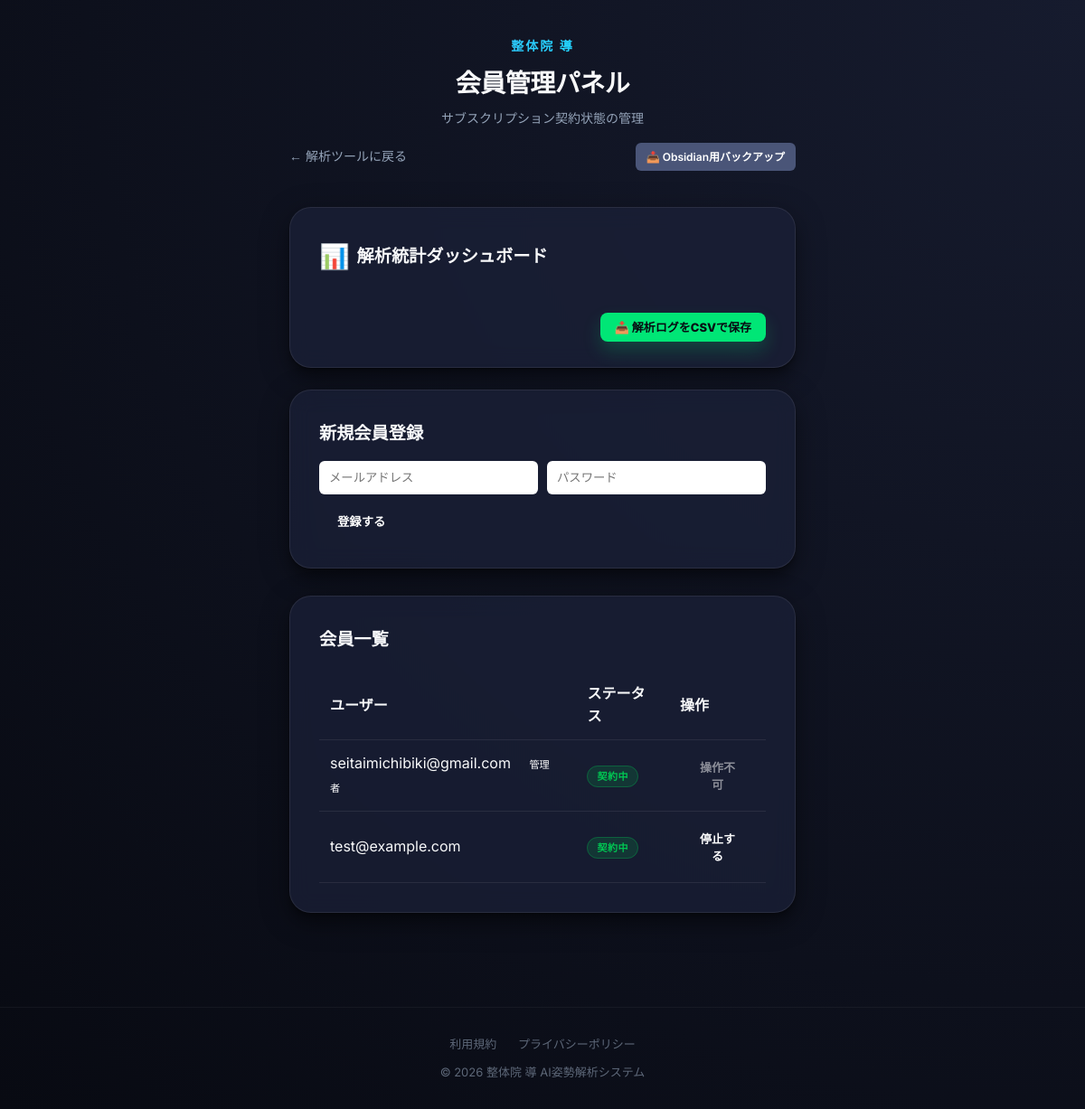
The app's page /admin (signed in), older data.
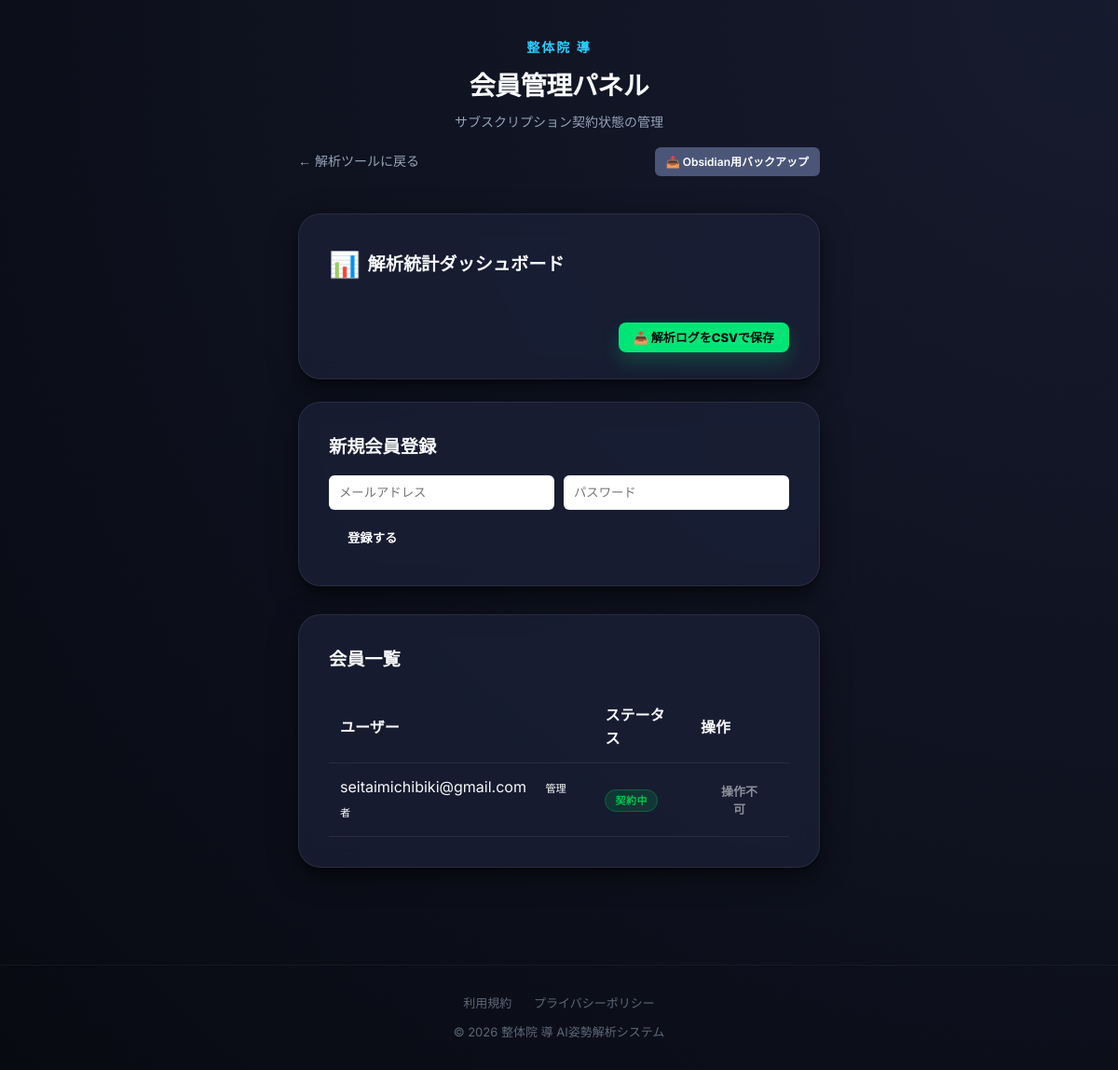
The same page, newer data.
### app.py (models this page shows)
class User(UserMixin, db.Model):
    id = db.Column(db.Integer, primary_key=True)
    email = db.Column(db.String(120), unique=True, nullable=False)
    password = db.Column(db.String(200), nullable=False)
    is_active_member = db.Column(db.Boolean, default=False) # サブスク有効フラグ
    is_admin = db.Column(db.Boolean, default=False)
    line_access_token = db.Column(db.String(255), nullable=True)
    line_channel_secret = db.Column(db.String(100), nullable=True)
    reset_token = db.Column(db.String(100), unique=True, nullable=True)
    reset_token_expiration = db.Column(db.DateTime, nullable=True)
    failed_login_attempts = db.Column(db.Integer, default=0)
    locked_until = db.Column(db.DateTime, nullable=True)

### app.py (the view)
@app.route('/admin')
@login_required
def admin():
    if not current_user.is_admin:
        return redirect(url_for('index'))
    now = datetime.utcnow()
    today_start = datetime(now.year, now.month, now.day)
    month_start = datetime(now.year, now.month, 1)
    stats = {
        'today': AnalysisLog.query.filter(AnalysisLog.created_at >= today_start).count(),
        'month': AnalysisLog.query.filter(AnalysisLog.created_at >= month_start).count(),
        'total': AnalysisLog.query.count(),
        'active_users': User.query.filter_by(is_active_member=True).count(),
        'now': now
    }
    users = User.query.all()
    return render_template('admin.html', users=users, stats=stats)

### app.py (called while the page is built)
@login_manager.user_loader
def load_user(user_id):
    return User.query.get(int(user_id))

### templates/admin.html (shortened to what this page needs)
<!DOCTYPE html>
<html lang="ja">
<head>
    <link rel="stylesheet" href="{{ url_for('static', filename='style.css') }}">
</head>
<body>
    <div class="container">
        <header>
            <div class="logo">整体院 導</div>
            <h1>会員管理パネル</h1>
            <p class="subtitle">サブスクリプション契約状態の管理</p>
            <div style="margin-top: 15px; display: flex; justify-content: space-between; align-items: center;">
                <a href="/" style="color: var(--text-muted); text-decoration: none; font-size: 14px;">← 解析ツールに戻る</a>
                <a href="/admin/backup" class="btn" style="background: #4a5578; color: white; text-decoration: none; padding: 6px 12px; border-radius: 6px; font-size: 12px; font-weight: 600;">📥 Obsidian用バックアップ</a>
            </div>
        </header>
        <main class="card" style="margin-bottom: 24px;">
            <h2 style="margin-bottom: 20px; font-size: 1.2em; display: flex; align-items: center; gap: 8px;">
                <span style="font-size: 1.4em;">📊</span> 解析統計ダッシュボード
            </h2>
            <div style="margin-top: 24px; text-align: right;">
                <a href="{{ url_for('admin_export_csv') }}" class="secondary-btn" style="padding: 8px 16px; font-size: 13px; text-decoration: none; border-radius: 8px;">
                    📥 解析ログをCSVで保存
                </a>
            </div>
        </main>
        <main class="card" style="margin-bottom: 30px;">
            <h2 style="margin-bottom: 15px; font-size: 1.2em;">新規会員登録</h2>
            <div style="display: flex; gap: 10px; flex-wrap: wrap;">
                <input type="email" id="reg-email" placeholder="メールアドレス" style="flex: 1; min-width: 200px; padding: 10px; border: 1px solid var(--border); border-radius: 6px;">
                <input type="password" id="reg-password" placeholder="パスワード" style="flex: 1; min-width: 200px; padding: 10px; border: 1px solid var(--border); border-radius: 6px;">
                <button onclick="registerUser()" class="btn" style="background: var(--primary); color: white; border: none; padding: 10px 20px; border-radius: 6px; cursor: pointer; font-weight: 600;">登録する</button>
            </div>
        </main>
        <main class="card">
            <h2 style="margin-bottom: 15px; font-size: 1.2em;">会員一覧</h2>
            <table class="admin-table">
                <thead>
                    <tr>
                        <th>ユーザー</th>
                        <th>ステータス</th>
                        <th>操作</th>
                    </tr>
                </thead>
                <tbody>
                    {% for user in users %}
                    <tr>
                        <td>
                            {{ user.email }}
                            {% if user.is_admin %}
                            <span class="badge" style="background: var(--primary); color: white; padding: 2px 8px; border-radius: 10px; font-size: 0.7em; margin-left: 8px;">管理者</span>
                            {% endif %}
                        </td>
                        <td>
                            <span id="status-{{ user.id }}" class="status-badge {% if user.is_active_member %}status-active{% else %}status-inactive{% endif %}">
                                {% if user.is_active_member %}契約中{% else %}未契約{% endif %}
                            </span>
                        </td>
                        <td>
                            {% if user.id == current_user.id %}
                            <button class="toggle-btn" disabled style="opacity: 0.5; cursor: not-allowed;">操作不可</button>
                            {% else %}
                            <div style="display: flex; flex-direction: column; gap: 5px;">
                                <button id="btn-{{ user.id }}" onclick="toggleUser({{ user.id }})" class="toggle-btn {% if not user.is_active_member %}btn-off{% endif %}">
                                    {% if user.is_active_member %}停止する{% else %}許可する{% endif %}
                                </button>
                            </div>
                            {% endif %}
                        </td>
                    </tr>
                    {% endfor %}
                </tbody>
            </table>
        </main>
    </div>
    <footer style="margin-top: 60px; padding: 30px 20px; text-align: center; border-top: 1px solid var(--border); font-size: 13px; color: var(--text-muted);">
        <div style="margin-bottom: 10px;">
            <a href="{{ url_for('terms') }}" style="color: var(--text-muted); text-decoration: none; margin: 0 10px;">利用規約</a>
            <a href="{{ url_for('privacy') }}" style="color: var(--text-muted); text-decoration: none; margin: 0 10px;">プライバシーポリシー</a>
        </div>
        <div>&copy; 2026 整体院 導 AI姿勢解析システム</div>
    </footer>
</body>
</html>

### static/style.css (style rules this page uses)
:root { --bg-color: #080a12; --bg-gradient: radial-gradient(circle at top right, #161b2e 0%, #080a12 100%); --card-bg: rgba(28, 34, 58, 0.7); --header-bg: rgba(22, 27, 46, 0.8); --accent: #4facfe; --accent-gradient: linear-gradient(135deg, #4facfe 0%, #00f2fe 100%); --accent-hover: #00f2fe; --text-main: #f8f9fa; --text-muted: #94a3b8; --success: #00e676; --border: rgba(255, 255, 255, 0.08); --glass-shadow: 0 8px 32px 0 rgba(0, 0, 0, 0.37); --layered-shadow: 0 1px 1px rgba(0,0,0,0.11), 0 2px 2px rgba(0,0,0,0.11), 0 4px 4px rgba(0,0,0,0.11), 0 8px 8px rgba(0,0,0,0.11), 0 16px 16px rgba(0,0,0,0.11); }
* { box-sizing: border-box; margin: 0; padding: 0; -webkit-tap-highlight-color: transparent; }
body { font-family: 'Inter', 'Noto Sans JP', sans-serif; background: var(--bg-color); background-image: var(--bg-gradient); background-attachment: fixed; color: var(--text-main); line-height: 1.6; overflow-x: hidden; min-height: 100vh; }
.container { max-width: 600px; margin: 0 auto; padding: 20px; animation: fadeInUp 0.8s cubic-bezier(0.22, 1, 0.36, 1); }
header { text-align: center; margin-bottom: 40px; padding-top: 20px; }
.logo { font-weight: 700; letter-spacing: 2px; background: var(--accent-gradient); -webkit-background-clip: text; -webkit-text-fill-color: transparent; font-size: 14px; margin-bottom: 8px; text-transform: uppercase; }
h1 { font-size: 28px; font-weight: 800; letter-spacing: -0.5px; margin-bottom: 5px; }
.subtitle { color: var(--text-muted); font-size: 14px; font-weight: 500; }
.card { background: var(--card-bg); backdrop-filter: blur(12px); -webkit-backdrop-filter: blur(12px); border-radius: 24px; padding: 32px; border: 1px solid var(--border); box-shadow: var(--glass-shadow), var(--layered-shadow); margin-bottom: 24px; }
button { cursor: pointer; font-weight: 700; font-family: inherit; transition: all 0.3s cubic-bezier(0.4, 0, 0.2, 1); outline: none; }
.secondary-btn { background: var(--success); color: #080a12; text-align: center; padding: 18px; border-radius: 16px; text-decoration: none; font-weight: 800; font-size: 16px; box-shadow: 0 10px 20px rgba(0, 230, 118, 0.2); transition: all 0.3s; }
footer { opacity: 0.6; transition: opacity 0.3s; }

### templates/admin.html (style rules this page uses)
.admin-table { width: 100%; border-collapse: collapse; margin-top: 20px; }
.admin-table th, .admin-table td { padding: 12px; text-align: left; border-bottom: 1px solid var(--border); }
.status-badge { padding: 4px 10px; border-radius: 20px; font-size: 11px; font-weight: 700; text-transform: uppercase; letter-spacing: 0.5px; }
.status-active { background: rgba(0, 200, 83, 0.15); color: #00c853; border: 1px solid rgba(0, 200, 83, 0.3); }
.toggle-btn { background: var(--primary); border: none; color: white; padding: 8px 16px; border-radius: 6px; cursor: pointer; font-size: 13px; font-weight: 600; transition: all 0.2s; }

Row changes from the older to the newer data that the page shows:
removed User: email "test@example.com", is_active_member "契約中"
